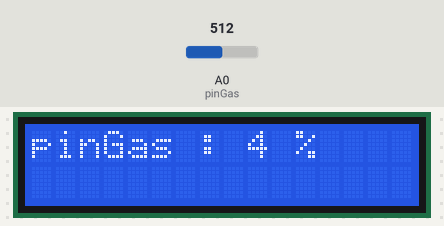
The sketch below on a simulated Arduino Uno, built with avr-gcc and run on an emulated ATmega328P. Parts: 16×2 character LCD. The test bench sets the inputs (shaded band); at power-on: A0 (pinGas) = 512.

Above: at 1.2 s.
1.3 s: A0 (pinGas) set to 716
At 2.1 s:
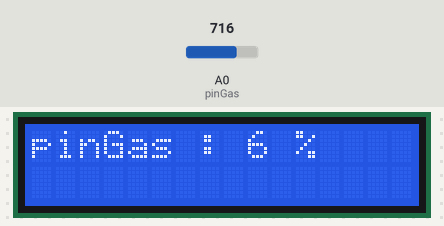
2.8 s: A0 (pinGas) set to 900
4.3 s: A0 (pinGas) set to 1023
At 5.6 s:
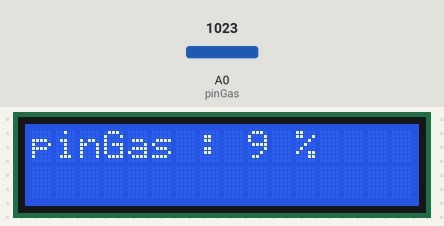
7.3 s: A0 (pinGas) set to 511
At 8.3 s:
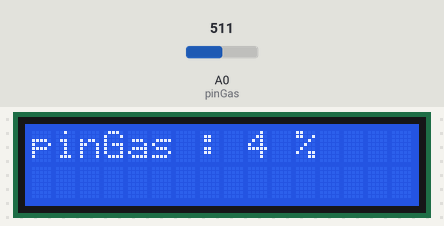
Timing chart, 0 to 9.8 s (numbered marks = the images above; inputs shaded):
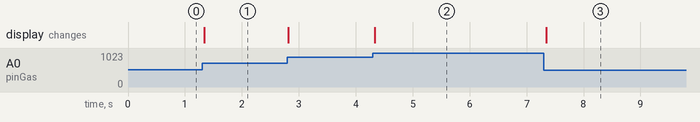

The sketch:

SensorGASWithLCD.ino
```cpp
#include <LiquidCrystal.h>
const int rs = 12, e = 11, d4 = 5, d5 = 4, d6 = 3, d7 = 2;
LiquidCrystal lcd(rs, e, d4, d5, d6, d7);

#define pinGas A0

unsigned long waktusebelum = 0;
int nilaisensor = 0;

void setup()
{
  lcd.begin (16, 2);
  lcd.backlight();
  pinMode (pinGas, INPUT);
}

void loop()
{
  if (millis () - waktusebelum - 100){
  nilaisensor = analogRead (pinGas);
 			 nilaisensor = nilaisensor * 0.0097;
  lcd.clear();
  waktusebelum - millis();
}

lcd.setCursor(0, 0);
lcd.print("pinGas : ");
lcd.print(nilaisensor);
lcd.print(" % ");
delay (10);
}
```

Measured:
- after the input at 1.3 s, the display: changes at once (image 1)
- after the input at 4.3 s, the display: changes at once (image 2)
- after the input at 7.3 s, the display: changes after 0.05 s (image 3)
